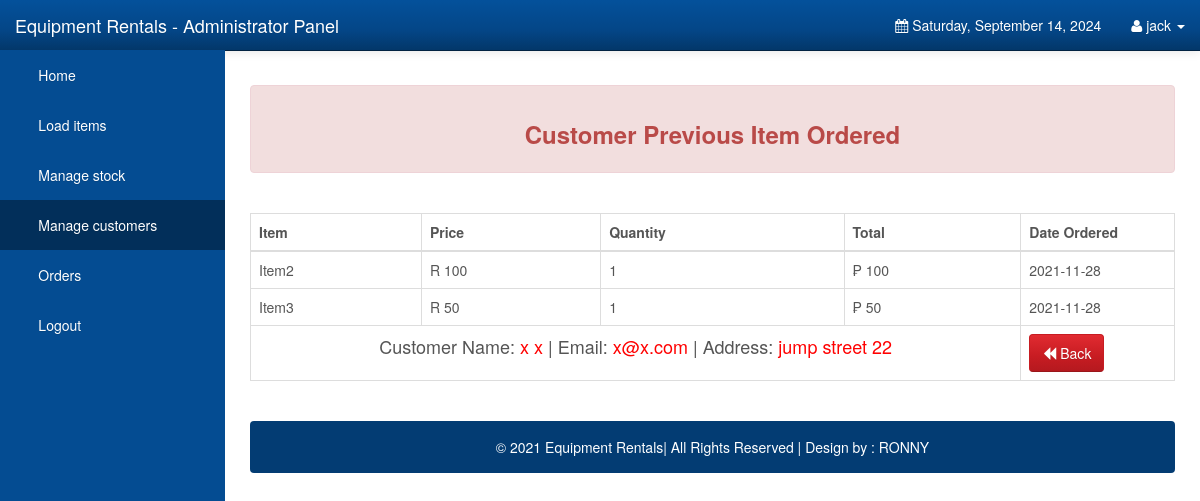
Screenshot of /Admin/previous_orders.php?previous_id=6 (signed in) with the database file from the repository.
### tables this page shows
CREATE TABLE `orderdetails` (
  `order_id` int(10) UNSIGNED NOT NULL,
  `user_id` int(11) NOT NULL DEFAULT 0,
  `order_name` varchar(1000) NOT NULL DEFAULT '',
  `order_price` double NOT NULL DEFAULT 0,
  `order_quantity` int(10) UNSIGNED NOT NULL DEFAULT 0,
  `order_total` double NOT NULL DEFAULT 0,
  `order_status` varchar(45) NOT NULL DEFAULT '',
  `order_date` date NOT NULL DEFAULT '0000-00-00'
);

CREATE TABLE `users` (
  `user_id` int(11) NOT NULL,
  `user_email` varchar(1000) NOT NULL,
  `user_password` varchar(1000) NOT NULL,
  `user_firstname` varchar(1000) NOT NULL,
  `user_lastname` varchar(1000) NOT NULL,
  `user_address` varchar(1000) NOT NULL
);

### Admin/previous_orders.php (the view, shortened to what this page needs)
<?php
	require_once 'config.php';
	if(isset($_GET['previous_id']) && !empty($_GET['previous_id']))
	{
		$view_id = $_GET['previous_id'];
		$stmt_edit = $DB_con->prepare('SELECT * FROM users WHERE user_id=:user_id');
		$stmt_edit->execute(array(':user_id'=>$view_id));
		$edit_row = $stmt_edit->fetch(PDO::FETCH_ASSOC);
		extract($edit_row);
	}
	else
	{
		header("Location: customers.php");
	}
?>
<!DOCTYPE html>
<html lang="en">
<head>
    <link rel="stylesheet" type="text/css" href="bootstrap/css/bootstrap.min.css" />
    <link rel="stylesheet" type="text/css" href="font-awesome/css/font-awesome.min.css" />
    <link rel="stylesheet" type="text/css" href="css/local.css" />
</head>
<body>
    <div id="wrapper">
        <nav class="navbar navbar-inverse navbar-fixed-top" role="navigation">
            <div class="navbar-header">
                <a class="navbar-brand" href="index.php">Equipment Rentals - Administrator Panel</a>
            </div>
            <div class="collapse navbar-collapse navbar-ex1-collapse">
                <ul class="nav navbar-nav side-nav">
                    <li><a href="index.php"> &nbsp; &nbsp; &nbsp; Home</a></li>
					<li><a data-toggle="modal" data-target="#uploadModal"> &nbsp; &nbsp; &nbsp; Load items</a></li>
					<li><a href="items.php"> &nbsp; &nbsp; &nbsp; Manage stock</a></li>
					<li class="active"><a href="customers.php"> &nbsp; &nbsp; &nbsp; Manage customers</a></li>
					<li><a href="orderdetails.php"> &nbsp; &nbsp; &nbsp; Orders</a></li>
					<li><a href="logout.php"> &nbsp; &nbsp; &nbsp; Logout</a></li>
                </ul>
                <ul class="nav navbar-nav navbar-right navbar-user">
                    <li class="dropdown messages-dropdown">
                        <a href="#"><i class="fa fa-calendar"></i>  <?php
                            $Today=date('y:m:d');
                            $new=date('l, F d, Y',strtotime($Today));
                            echo $new; ?></a>
                    </li>
                     <li class="dropdown user-dropdown">
                        <a href="#" class="dropdown-toggle" data-toggle="dropdown"><i class="fa fa-user"></i> <?php   extract($_SESSION); echo $admin_username; ?><b class="caret"></b></a>
                    </li>
                </ul>
            </div>
        </nav>
        <div id="page-wrapper">
			 <div class="alert alert-danger">
                          <center> <h3><strong>Customer Previous Item Ordered</strong> </h3></center>
						  </div>
						  <br />
						  <div class="table-responsive">
            <table class="display table table-bordered" id="example" cellspacing="0" width="100%">
              <thead>
                <tr>
                  <th>Item</th>
                  <th>Price</th>
				  <th>Quantity</th>
                  <th>Total</th>
				  <th>Date Ordered</th>
                </tr>
              </thead>
              <tbody>
			  <?php
include("config.php");
	$stmt = $DB_con->prepare("SELECT * FROM orderdetails where user_id='$user_id' and order_status='Ordered_Finished'");
	$stmt->execute();
	if($stmt->rowCount() > 0)
	{
		while($row=$stmt->fetch(PDO::FETCH_ASSOC))
		{
			extract($row);
			?>
                <tr>
                 <td><?php echo $order_name; ?></td>
				 <td>R <?php echo $order_price; ?> </td>
				 <td><?php echo $order_quantity; ?></td>
				 <td>&#8369; <?php echo $order_total; ?></td>
				  <td><?php echo $order_date; ?></td>
                </tr>
              <?php
		}
		echo "<tr>";
		echo "<td colspan='4' align='center' style='font-size:18px;'>"."Customer Name: <span style='color:red;'>".$user_firstname." ".$user_lastname."</span> | "."Email: <span style='color:red;'>".$user_email."</span> | "."Address: <span style='color:red;'>".$user_address." </span>";
		echo "</td>";
		echo "<td>"."<a class='btn btn-danger' href='customers.php'><span class='glyphicon glyphicon-backward'></span> Back<a/>";
		echo "</td>";
		echo "</tbody>";
		echo "</table>";
		echo "</div>";
		echo "<br />";
		echo '<div class="alert alert-default" style="background-color:#033c73;">
                       <p style="color:white;text-align:center;">
                       &copy 2021 Equipment Rentals| All Rights Reserved |  Design by : RONNY
						</p>
                    </div>
	</div>';
		echo "</div>";
	}
?>
	<br />
	<br />
</body>
</html>

### Admin/css/local.css (style rules this page uses)
#wrapper { padding-left: 0; }
#page-wrapper { width: 100%; padding: 5px 15px; }
body { font-family: "Helvetica Neue", Helvetica, Arial, sans-serif; font-size: 14px; line-height: 1.42857143; color: #555555; background-color: #ffffff; }
.btn { display: inline-block; margin-bottom: 0; font-weight: normal; text-align: center; vertical-align: middle; cursor: pointer; background-image: none; border: 1px solid transparent; white-space: nowrap; padding: 8px 12px; font-size: 14px; line-height: 1.42857143; border-radius: 4px; -webkit-user-select: none; -moz-user-select: none; -ms-user-select: none; user-select: none; }
.btn-danger { color: #ffffff; background-color: #c71c22; border-color: #c71c22; }
.navbar-inverse { background-color: #033c73; border-color: #022f5a; }
.navbar-inverse .navbar-brand { color: #ffffff; }
.navbar-inverse .navbar-nav > li > a { color: #ffffff; }
.navbar-inverse .navbar-nav > .active > a, .navbar-inverse .navbar-nav > .active > a:hover, .navbar-inverse .navbar-nav > .active > a:focus { color: #ffffff; background-color: #022f5a; }
.navbar-inverse .navbar-collapse, .navbar-inverse .navbar-form { border-color: #022a50; }
.alert-danger { background-color: #f2dede; border-color: #eed3d7; color: #b94a48; }
.navbar { background-image: -webkit-linear-gradient(#54b4eb, #2fa4e7 60%, #1d9ce5); background-image: linear-gradient(#54b4eb, #2fa4e7 60%, #1d9ce5); background-repeat: no-repeat; filter: progid:DXImageTransform.Microsoft.gradient(startColorstr='#ff54b4eb', endColorstr='#ff1d9ce5', GradientType=0); border-bottom: 1px solid #178acc; filter: none; -webkit-box-shadow: 0 1px 10px rgba(0, 0, 0, 0.1); box-shadow: 0 1px 10px rgba(0, 0, 0, 0.1); }
.navbar .navbar-nav > li > a, .navbar-brand { text-shadow: 0 1px 0 rgba(0, 0, 0, 0.1); }
.navbar-inverse { background-image: -webkit-linear-gradient(#04519b, #044687 60%, #033769); background-image: linear-gradient(#04519b, #044687 60%, #033769); background-repeat: no-repeat; filter: progid:DXImageTransform.Microsoft.gradient(startColorstr='#ff04519b', endColorstr='#ff033769', GradientType=0); filter: none; border-bottom: 1px solid #022241; }
.btn { text-shadow: 0 1px 0 rgba(0, 0, 0, 0.1); }
.btn-danger { background-image: -webkit-linear-gradient(#e12b31, #c71c22 60%, #b5191f); background-image: linear-gradient(#e12b31, #c71c22 60%, #b5191f); background-repeat: no-repeat; filter: progid:DXImageTransform.Microsoft.gradient(startColorstr='#ffe12b31', endColorstr='#ffb5191f', GradientType=0); filter: none; border-bottom: 1px solid #9a161a; }
.clearfix:before, .clearfix:after, .container:before, .container:after, .container-fluid:before, .container-fluid:after, .row:before, .row:after, .form-horizontal .form-group:before, .form-horizontal .form-group:after, .btn-toolbar:before, .btn-toolbar:after, .btn-group-vertical > .btn-group:before, .btn-group-vertical > .btn-group:after, .nav:before, .nav:after, .navbar:before, .navbar:after, .navbar-header:before, .navbar-header:after, .navbar-collapse:before, .navbar-collapse:after, .pager:before, .pager:after, .panel-body:before, .panel-body:after, .modal-footer:before, .modal-footer:after { content: " "; display: table; }
.clearfix:after, .container:after, .container-fluid:after, .row:after, .form-horizontal .form-group:after, .btn-toolbar:after, .btn-group-vertical > .btn-group:after, .nav:after, .navbar:after, .navbar-header:after, .navbar-collapse:after, .pager:after, .panel-body:after, .modal-footer:after { clear: both; }
a { color: #2fa4e7; text-decoration: none; }
@media (min-width:768px) { #wrapper { padding-left: 225px; } }
@media (min-width:768px) { #page-wrapper { padding: 15px 25px; } }
@media (min-width:768px) { .side-nav { margin-left: -225px; left: 225px; width: 225px; position: fixed; top: 50px; height: 100%; border-radius: 0; border: none; background-color: #044C92; overflow-y: auto; } }
@media (min-width:768px) { .side-nav>li>a { width: 225px; } }
@media (min-width:768px) { .navbar-collapse { padding-left: 15px !important; padding-right: 15px !important; } }

### rows the page displays
orderdetails: order_name "Item2", order_price "100", order_quantity "1", order_total "100", order_date "2021-11-28"
orderdetails: order_name "Item3", order_price "50", order_quantity "1", order_total "50", order_date "2021-11-28"
users: user_firstname "x", user_lastname "x", user_email "x@x.com", user_address "jump street 22"

### other values shown
$admin_username "jack"
